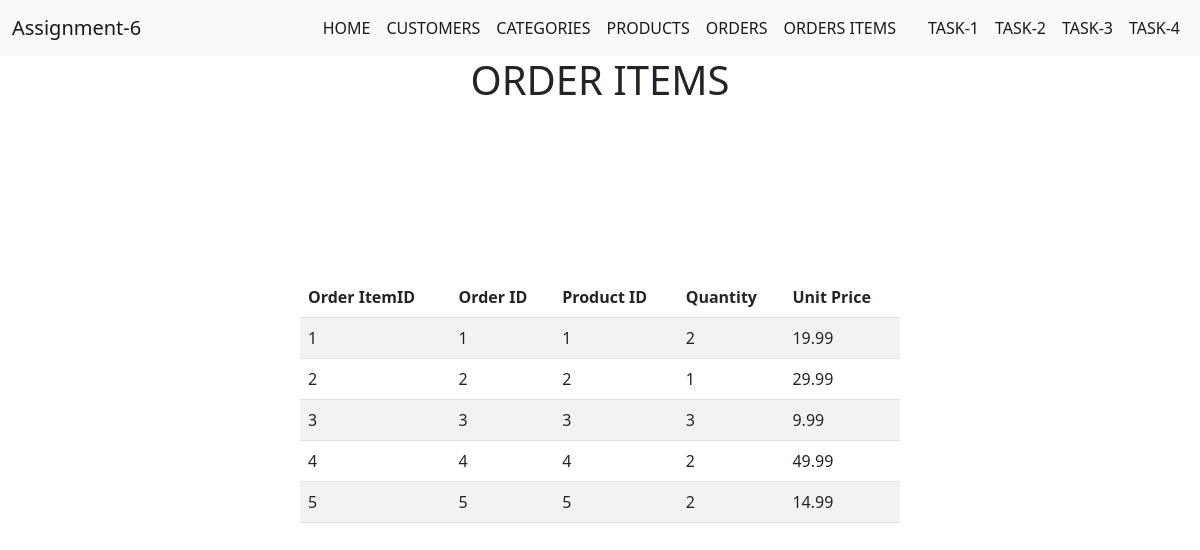
The app's page /orders_items.php with its own data.
### tables this page shows
CREATE TABLE `order_items` (
  `order_item_id` int(11) NOT NULL,
  `order_id` int(11) DEFAULT NULL,
  `product_id` int(11) DEFAULT NULL,
  `quantity` int(11) DEFAULT NULL,
  `unit_price` decimal(10,2) DEFAULT NULL
);

### orders_items.php (the view)
<?php
include_once './includes/header.php';
include_once './includes/nav.php';
?>
<h1 class="text-center">ORDER ITEMS</h1>
<table class="table center table-striped" style="width: 50%;">
    <thead>
        <tr>
            <th>Order ItemID</th>
            <th>Order ID</th>
            <th>Product ID</th>
            <th>Quantity</th>
            <th>Unit Price</th>
        </tr>
    </thead>
    <tbody>
    <?php
        include_once('./includes/db_connect.php');
        $sql = "SELECT o.order_item_id, o.order_id, o.product_id, o.quantity, o.unit_price FROM `order_items` o WHERE 1";
        $result = $conn->query($sql);
    ?>
    <?php while ($row = $result->fetch_assoc()) { ?>
        <tr>
            <td scope="row"> <?php echo $row['order_item_id']; ?></td>
            <td> <?php echo $row['order_id']; ?></td>
            <td> <?php echo $row['product_id']; ?></td>
            <td> <?php echo $row['quantity']; ?></td>
            <td> <?php echo $row['unit_price']; ?></td>
        </tr>
    <?php } ?>
  </tbody>
</table>
<?php include_once './includes/footer.php'; ?>

### includes/header.php (style rules this page uses)
.center { margin: 0; position: absolute; top: 50%; left: 50%; -ms-transform: translate(-50%, -50%); transform: translate(-50%, -50%); }

### records on screen
order_items: order_item_id "1", order "1", product "1", quantity "2", unit_price "19.99"
order_items: order_item_id "2", order "2", product "2", quantity "1", unit_price "29.99"
order_items: order_item_id "3", order "3", product "3", quantity "3", unit_price "9.99"
order_items: order_item_id "4", order "4", product "4", quantity "2", unit_price "49.99"
order_items: order_item_id "5", order "5", product "5", quantity "2", unit_price "14.99"
